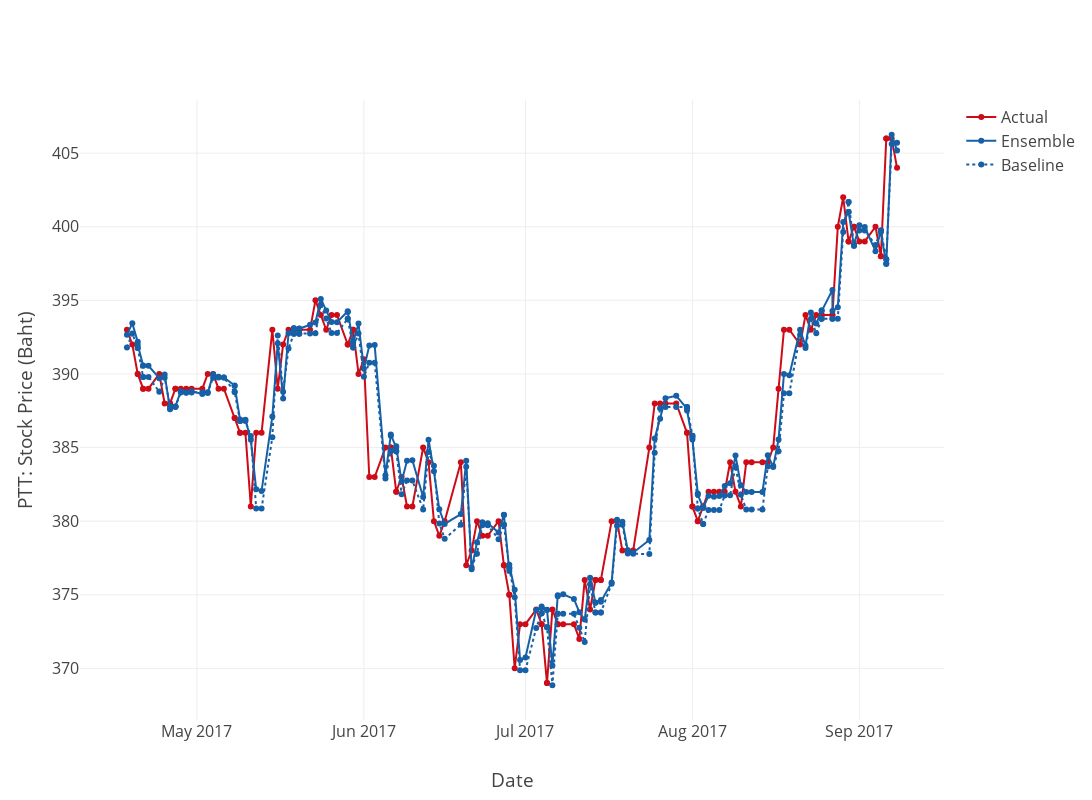

The code cell stored with this chart in its notebook:
### Code cell
trace0 = go.Scatter(
    x = x_tmp.index,
    y = y_tmp,
    mode='lines+markers',
    name = 'Actual',
    line = dict(
        color = ('rgb(205, 12, 24)'),
        width = 2)
)
trace1 = go.Scatter(
    x = x_tmp.index,
    y = y_pred,
    mode='lines+markers',
    name = 'Ensemble',
    line = dict(
        color = ('rgb(22, 96, 167)'),
        width = 2,
#         dash='dash'
    )
)

trace2 = go.Scatter(
    x = x_tmp.index,
    y = y_price,
    mode='lines+markers',
    name = 'Baseline',
    line = dict(
        color = ('rgb(22, 96, 167)'),
        width = 2,
        dash = 'dot',
        
    )
)


data = [trace0, trace1, trace2]

# Edit the layout
layout = dict(title = '',
              xaxis = dict(title = 'Date'),
              yaxis = dict(title = 'PTT: Stock Price (Baht)'),
              font=dict(size=16),
              height=800,
              width=1600
             )
fig = go.Figure(data=data, layout=layout)
iplot(fig)

### Figure 1 — Plotly figure (JSON) as saved in the notebook; plotly's stock layout.template omitted (floating-point values rounded to 4 significant figures; data arrays with more than 128 entries replaced by an {"elided": "..."} marker saying what was removed)
{"data": [{"line": {"color": "rgb(205, 12, 24)", "width": 2}, "mode": "lines+markers", "name": "Actual", "type": "scatter", "x": {"elided": "151 str values"}, "y": {"elided": "151 int values"}}, {"line": {"color": "rgb(22, 96, 167)", "width": 2}, "mode": "lines+markers", "name": "Ensemble", "type": "scatter", "x": {"elided": "151 str values"}, "y": {"elided": "151 float values"}}, {"line": {"color": "rgb(22, 96, 167)", "dash": "dot", "width": 2}, "mode": "lines+markers", "name": "Baseline", "type": "scatter", "x": {"elided": "151 str values"}, "y": {"elided": "151 float values"}}], "layout": {"font": {"size": 16}, "height": 800, "title": "", "width": 1600, "xaxis": {"title": "Date"}, "yaxis": {"title": "PTT: Stock Price (Baht)"}}}
